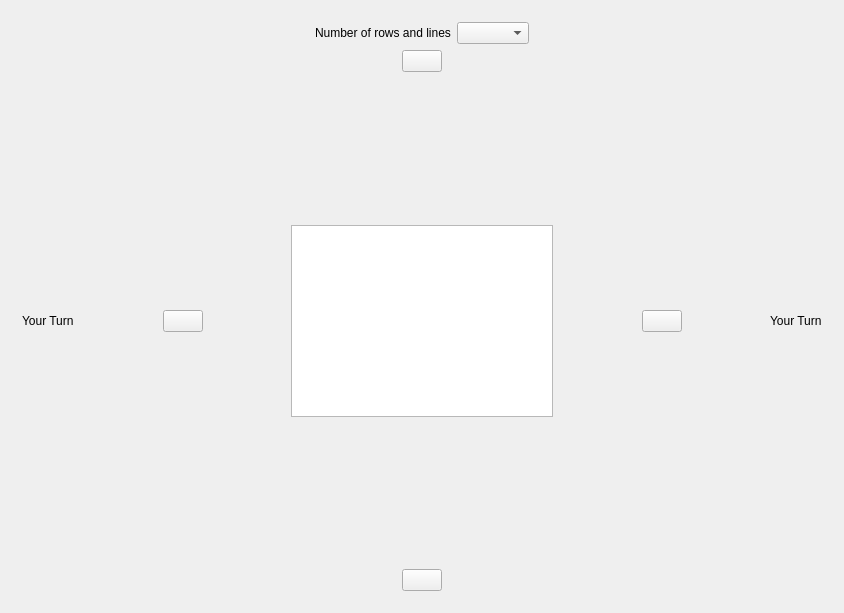
<?xml version="1.0" encoding="UTF-8"?>
<ui version="4.0">
 <class>MainWindow</class>
 <widget class="QMainWindow" name="MainWindow">
  <property name="geometry">
   <rect>
    <x>0</x>
    <y>0</y>
    <width>844</width>
    <height>613</height>
   </rect>
  </property>
  <property name="windowTitle">
   <string>MainWindow</string>
  </property>
  <widget class="QWidget" name="centralWidget">
   <layout class="QGridLayout" name="gridLayout">
    <item row="0" column="1">
     <widget class="QStackedWidget" name="stackedWidget">
      <property name="currentIndex">
       <number>1</number>
      </property>
      <widget class="QWidget" name="page">
       <layout class="QGridLayout" name="gridLayout_2">
        <item row="0" column="0">
         <layout class="QVBoxLayout" name="verticalLayout_3">
          <item>
           <layout class="QHBoxLayout" name="horizontalLayout_2">
            <item>
             <widget class="QPushButton" name="sound_button">
              <property name="text">
               <string/>
              </property>
             </widget>
            </item>
            <item>
             <spacer name="horizontalSpacer_4">
              <property name="orientation">
               <enum>Qt::Horizontal</enum>
              </property>
              <property name="sizeHint" stdset="0">
               <size>
                <width>40</width>
                <height>20</height>
               </size>
              </property>
             </spacer>
            </item>
            <item>
             <widget class="QPushButton" name="exit_button">
              <property name="text">
               <string/>
              </property>
             </widget>
            </item>
           </layout>
          </item>
          <item>
           <spacer name="verticalSpacer">
            <property name="orientation">
             <enum>Qt::Vertical</enum>
            </property>
            <property name="sizeHint" stdset="0">
             <size>
              <width>20</width>
              <height>40</height>
             </size>
            </property>
           </spacer>
          </item>
          <item>
           <layout class="QHBoxLayout" name="horizontalLayout_3">
            <item>
             <spacer name="horizontalSpacer_7">
              <property name="orientation">
               <enum>Qt::Horizontal</enum>
              </property>
              <property name="sizeHint" stdset="0">
               <size>
                <width>40</width>
                <height>20</height>
               </size>
              </property>
             </spacer>
            </item>
            <item>
             <layout class="QVBoxLayout" name="verticalLayout_2">
              <item>
               <widget class="QLabel" name="player1_label">
                <property name="styleSheet">
                 <string notr="true">font: 14pt &quot;Comic Sans MS&quot;;</string>
                </property>
                <property name="text">
                 <string>Player 1</string>
                </property>
               </widget>
              </item>
              <item>
               <widget class="QPushButton" name="player1_choose">
                <property name="text">
                 <string/>
                </property>
               </widget>
              </item>
             </layout>
            </item>
            <item>
             <spacer name="horizontalSpacer_5">
              <property name="orientation">
               <enum>Qt::Horizontal</enum>
              </property>
              <property name="sizeHint" stdset="0">
               <size>
                <width>40</width>
                <height>20</height>
               </size>
              </property>
             </spacer>
            </item>
            <item>
             <widget class="QPushButton" name="play_button">
              <property name="text">
               <string/>
              </property>
             </widget>
            </item>
            <item>
             <spacer name="horizontalSpacer_6">
              <property name="orientation">
               <enum>Qt::Horizontal</enum>
              </property>
              <property name="sizeHint" stdset="0">
               <size>
                <width>40</width>
                <height>20</height>
               </size>
              </property>
             </spacer>
            </item>
            <item>
             <layout class="QVBoxLayout" name="verticalLayout">
              <item>
               <widget class="QLabel" name="player2_label">
                <property name="styleSheet">
                 <string notr="true">font: 14pt &quot;Comic Sans MS&quot;;</string>
                </property>
                <property name="text">
                 <string>Player 2</string>
                </property>
               </widget>
              </item>
              <item>
               <widget class="QPushButton" name="player2_choose">
                <property name="text">
                 <string/>
                </property>
               </widget>
              </item>
             </layout>
            </item>
            <item>
             <spacer name="horizontalSpacer_8">
              <property name="orientation">
               <enum>Qt::Horizontal</enum>
              </property>
              <property name="sizeHint" stdset="0">
               <size>
                <width>40</width>
                <height>20</height>
               </size>
              </property>
             </spacer>
            </item>
           </layout>
          </item>
          <item>
           <spacer name="verticalSpacer_2">
            <property name="orientation">
             <enum>Qt::Vertical</enum>
            </property>
            <property name="sizeHint" stdset="0">
             <size>
              <width>20</width>
              <height>40</height>
             </size>
            </property>
           </spacer>
          </item>
          <item>
           <layout class="QHBoxLayout" name="horizontalLayout">
            <item>
             <spacer name="horizontalSpacer">
              <property name="orientation">
               <enum>Qt::Horizontal</enum>
              </property>
              <property name="sizeHint" stdset="0">
               <size>
                <width>40</width>
                <height>20</height>
               </size>
              </property>
             </spacer>
            </item>
            <item>
             <widget class="QPushButton" name="langRus">
              <property name="text">
               <string/>
              </property>
             </widget>
            </item>
            <item>
             <spacer name="horizontalSpacer_2">
              <property name="orientation">
               <enum>Qt::Horizontal</enum>
              </property>
              <property name="sizeType">
               <enum>QSizePolicy::Minimum</enum>
              </property>
              <property name="sizeHint" stdset="0">
               <size>
                <width>10</width>
                <height>20</height>
               </size>
              </property>
             </spacer>
            </item>
            <item>
             <widget class="QPushButton" name="langEng">
              <property name="text">
               <string/>
              </property>
             </widget>
            </item>
            <item>
             <spacer name="horizontalSpacer_3">
              <property name="orientation">
               <enum>Qt::Horizontal</enum>
              </property>
              <property name="sizeHint" stdset="0">
               <size>
                <width>40</width>
                <height>20</height>
               </size>
              </property>
             </spacer>
            </item>
           </layout>
          </item>
         </layout>
        </item>
       </layout>
      </widget>
      <widget class="QWidget" name="page_2">
       <layout class="QGridLayout" name="gridLayout_3">
        <item row="0" column="0">
         <layout class="QVBoxLayout" name="verticalLayout_7">
          <item>
           <layout class="QVBoxLayout" name="verticalLayout_6">
            <item>
             <layout class="QHBoxLayout" name="horizontalLayout_4">
              <item>
               <spacer name="horizontalSpacer_9">
                <property name="orientation">
                 <enum>Qt::Horizontal</enum>
                </property>
                <property name="sizeHint" stdset="0">
                 <size>
                  <width>40</width>
                  <height>20</height>
                 </size>
                </property>
               </spacer>
              </item>
              <item>
               <widget class="QLabel" name="line_label">
                <property name="styleSheet">
                 <string notr="true">font: 14pt &quot;Comic Sans MS&quot;;</string>
                </property>
                <property name="text">
                 <string>Number of rows and lines</string>
                </property>
               </widget>
              </item>
              <item>
               <widget class="QComboBox" name="line_comboBox"/>
              </item>
              <item>
               <spacer name="horizontalSpacer_11">
                <property name="orientation">
                 <enum>Qt::Horizontal</enum>
                </property>
                <property name="sizeHint" stdset="0">
                 <size>
                  <width>40</width>
                  <height>20</height>
                 </size>
                </property>
               </spacer>
              </item>
             </layout>
            </item>
            <item>
             <layout class="QHBoxLayout" name="horizontalLayout_5">
              <item>
               <spacer name="horizontalSpacer_12">
                <property name="orientation">
                 <enum>Qt::Horizontal</enum>
                </property>
                <property name="sizeHint" stdset="0">
                 <size>
                  <width>40</width>
                  <height>20</height>
                 </size>
                </property>
               </spacer>
              </item>
              <item>
               <widget class="QPushButton" name="save_size_button">
                <property name="text">
                 <string/>
                </property>
               </widget>
              </item>
              <item>
               <spacer name="horizontalSpacer_13">
                <property name="orientation">
                 <enum>Qt::Horizontal</enum>
                </property>
                <property name="sizeHint" stdset="0">
                 <size>
                  <width>40</width>
                  <height>20</height>
                 </size>
                </property>
               </spacer>
              </item>
             </layout>
            </item>
            <item>
             <spacer name="verticalSpacer_4">
              <property name="orientation">
               <enum>Qt::Vertical</enum>
              </property>
              <property name="sizeHint" stdset="0">
               <size>
                <width>20</width>
                <height>40</height>
               </size>
              </property>
             </spacer>
            </item>
            <item>
             <layout class="QHBoxLayout" name="horizontalLayout_8">
              <item>
               <layout class="QHBoxLayout" name="horizontalLayout_7">
                <item>
                 <widget class="QLabel" name="turn2_label">
                  <property name="styleSheet">
                   <string notr="true">font: 14pt &quot;Comic Sans MS&quot;;</string>
                  </property>
                  <property name="text">
                   <string>Your Turn</string>
                  </property>
                 </widget>
                </item>
                <item>
                 <spacer name="horizontalSpacer_15">
                  <property name="orientation">
                   <enum>Qt::Horizontal</enum>
                  </property>
                  <property name="sizeHint" stdset="0">
                   <size>
                    <width>40</width>
                    <height>20</height>
                   </size>
                  </property>
                 </spacer>
                </item>
                <item>
                 <layout class="QVBoxLayout" name="verticalLayout_4">
                  <item>
                   <widget class="QPushButton" name="player1_pic">
                    <property name="text">
                     <string/>
                    </property>
                   </widget>
                  </item>
                 </layout>
                </item>
                <item>
                 <spacer name="horizontalSpacer_14">
                  <property name="orientation">
                   <enum>Qt::Horizontal</enum>
                  </property>
                  <property name="sizeHint" stdset="0">
                   <size>
                    <width>40</width>
                    <height>20</height>
                   </size>
                  </property>
                 </spacer>
                </item>
               </layout>
              </item>
              <item>
               <widget class="QGraphicsView" name="graphicsView"/>
              </item>
              <item>
               <layout class="QHBoxLayout" name="horizontalLayout_6">
                <item>
                 <spacer name="horizontalSpacer_16">
                  <property name="orientation">
                   <enum>Qt::Horizontal</enum>
                  </property>
                  <property name="sizeHint" stdset="0">
                   <size>
                    <width>40</width>
                    <height>20</height>
                   </size>
                  </property>
                 </spacer>
                </item>
                <item>
                 <layout class="QVBoxLayout" name="verticalLayout_5">
                  <item>
                   <widget class="QPushButton" name="player2_pic">
                    <property name="text">
                     <string/>
                    </property>
                   </widget>
                  </item>
                 </layout>
                </item>
                <item>
                 <spacer name="horizontalSpacer_17">
                  <property name="orientation">
                   <enum>Qt::Horizontal</enum>
                  </property>
                  <property name="sizeHint" stdset="0">
                   <size>
                    <width>40</width>
                    <height>20</height>
                   </size>
                  </property>
                 </spacer>
                </item>
                <item>
                 <widget class="QLabel" name="turn1_label">
                  <property name="styleSheet">
                   <string notr="true">font: 14pt &quot;Comic Sans MS&quot;;</string>
                  </property>
                  <property name="text">
                   <string>Your Turn</string>
                  </property>
                 </widget>
                </item>
               </layout>
              </item>
             </layout>
            </item>
            <item>
             <spacer name="verticalSpacer_3">
              <property name="orientation">
               <enum>Qt::Vertical</enum>
              </property>
              <property name="sizeHint" stdset="0">
               <size>
                <width>20</width>
                <height>40</height>
               </size>
              </property>
             </spacer>
            </item>
           </layout>
          </item>
          <item>
           <layout class="QHBoxLayout" name="horizontalLayout_9">
            <item>
             <spacer name="horizontalSpacer_18">
              <property name="orientation">
               <enum>Qt::Horizontal</enum>
              </property>
              <property name="sizeHint" stdset="0">
               <size>
                <width>40</width>
                <height>20</height>
               </size>
              </property>
             </spacer>
            </item>
            <item>
             <widget class="QPushButton" name="back_menu_button">
              <property name="text">
               <string/>
              </property>
             </widget>
            </item>
            <item>
             <spacer name="horizontalSpacer_19">
              <property name="orientation">
               <enum>Qt::Horizontal</enum>
              </property>
              <property name="sizeHint" stdset="0">
               <size>
                <width>40</width>
                <height>20</height>
               </size>
              </property>
             </spacer>
            </item>
           </layout>
          </item>
         </layout>
        </item>
       </layout>
      </widget>
     </widget>
    </item>
   </layout>
  </widget>
 </widget>
 <layoutdefault spacing="6" margin="11"/>
 <resources/>
 <connections/>
</ui>
